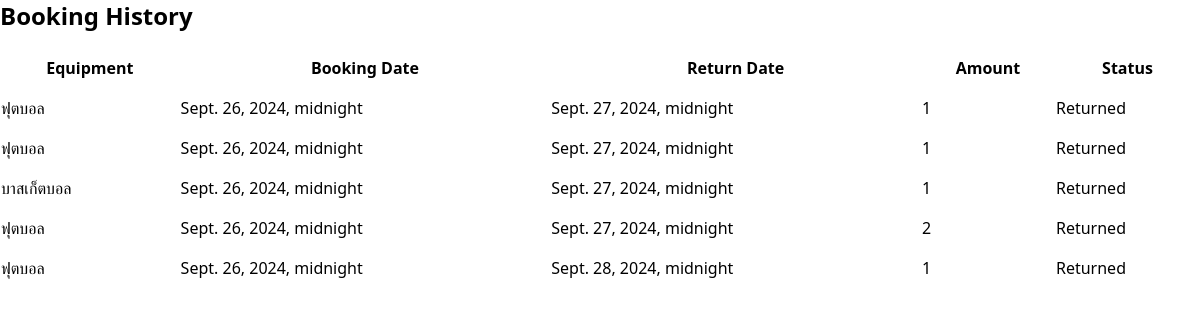
Page /booking-history/ (signed in) on the earlier database version.
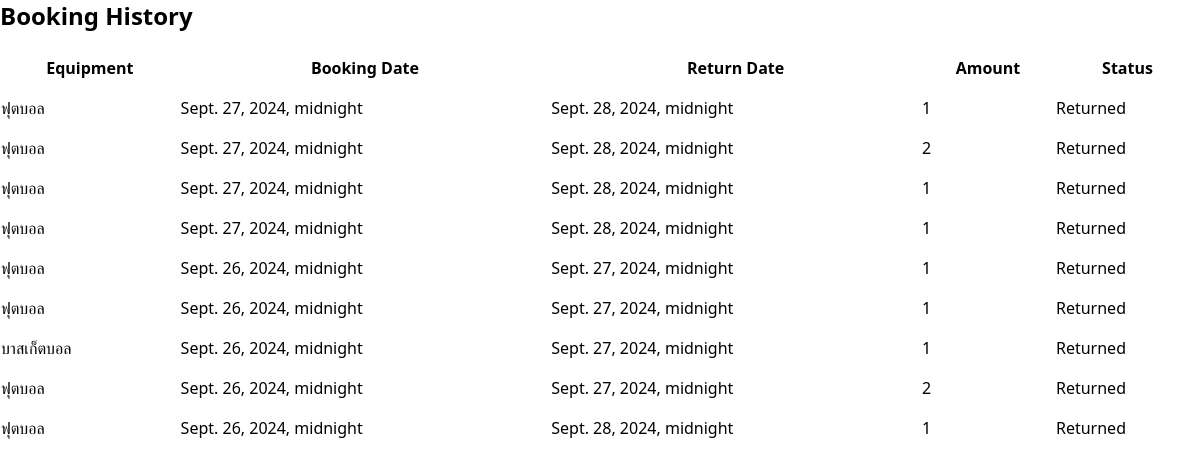
Same page on the later database version.
### base/models.py (models this page shows, shortened)
class Booking(models.Model):
    user = models.ForeignKey(CustomUser , on_delete=models.CASCADE)
    equipment = models.ForeignKey(Equipment , on_delete=models.CASCADE)
    amount = models.PositiveIntegerField()
    status = models.CharField(max_length=20,
                              choices=[
                                  ('Pending', 'Pending'),
                                  ('Approved', 'Approved'),
                                  ('Denied', 'Denied')
                                  ])
    approved_by = models.ForeignKey('Staff',on_delete=models.SET_NULL , null = True , blank = True)
    booking_date = models.DateTimeField()
    return_date = models.DateTimeField()

class Equipment(models.Model):
    name = models.CharField(max_length = 100)
    type = models.CharField(max_length = 50)
    available_amount = models.PositiveIntegerField()
    created_at = models.DateTimeField(auto_now_add= True)
    picture = models.ImageField(upload_to='equipment_pictures/', default='default.jpg')

### renting/views.py (the view)
# urls.py: path('booking-history/', BookingHistoryView.as_view(), name='booking_history'),
class BookingHistoryView(ListView):
    model = Booking
    template_name = 'renting/booking_history.html'
    context_object_name = 'bookings'
    paginate_by = 10  # Optional: paginate the list if there are many bookings
    def get_queryset(self):
        return Booking.objects.filter(user=self.request.user).order_by('-booking_date')

### renting/templates/renting/booking_history.html (shortened to what this page needs)
{% extends "base.html" %}
{% block main %}
<h1 class="text-2xl font-bold mb-4">Booking History</h1>
{% if bookings %}
    <table class="min-w-full bg-white">
        <thead>
            <tr>
                <th class="py-2">Equipment</th>
                <th class="py-2">Booking Date</th>
                <th class="py-2">Return Date</th>
                <th class="py-2">Amount</th>
                <th class="py-2">Status</th>
            </tr>
        </thead>
        <tbody>
            {% for booking in bookings %}
            <tr>
                <td class="py-2">{{ booking.equipment.name }}</td>
                <td class="py-2">{{ booking.booking_date }}</td>
                <td class="py-2">{{ booking.return_date }}</td>
                <td class="py-2">{{ booking.amount }}</td>
                <td class="py-2">
                    {% if booking.return_date %}
                    Returned
                    {% else %}
                    Ongoing
                    {% endif %}
                </td>
            </tr>
            {% endfor %}
        </tbody>
    </table>
{% else %}
    <p>You have no bookings in your history.</p>
{% endif %}
{% endblock %}

Differences in the rows shown:
added Booking: equipment.name "ฟุตบอล", booking_date "Sept. 27, 2024, midnight", return_date "Sept. 28, 2024, midnight", amount "1", shows "Returned"
added Booking: equipment.name "ฟุตบอล", booking_date "Sept. 27, 2024, midnight", return_date "Sept. 28, 2024, midnight", amount "2", shows "Returned"
added Booking: equipment.name "ฟุตบอล", booking_date "Sept. 27, 2024, midnight", return_date "Sept. 28, 2024, midnight", amount "1", shows "Returned"
added Booking: equipment.name "ฟุตบอล", booking_date "Sept. 27, 2024, midnight", return_date "Sept. 28, 2024, midnight", amount "1", shows "Returned"
